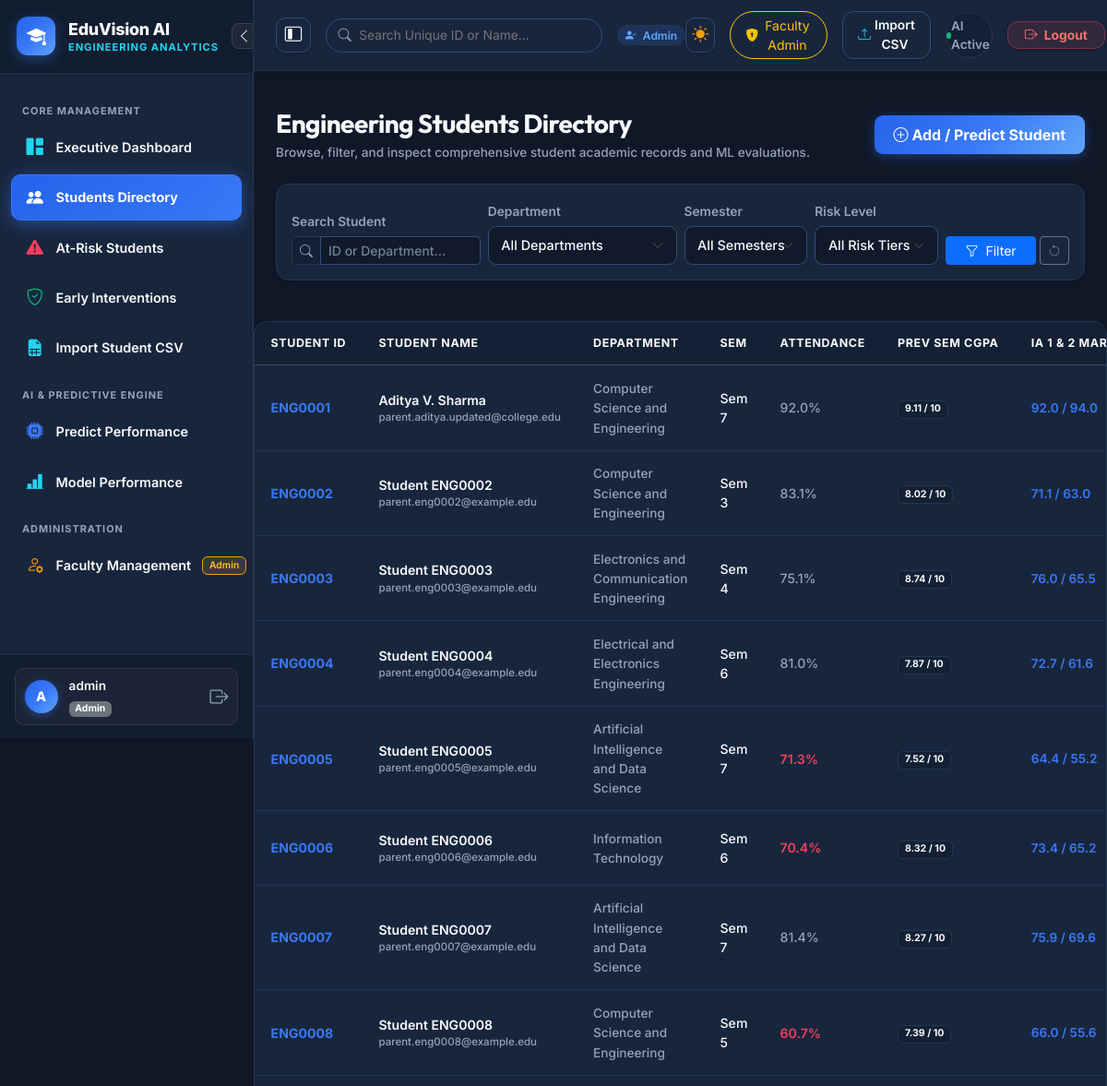
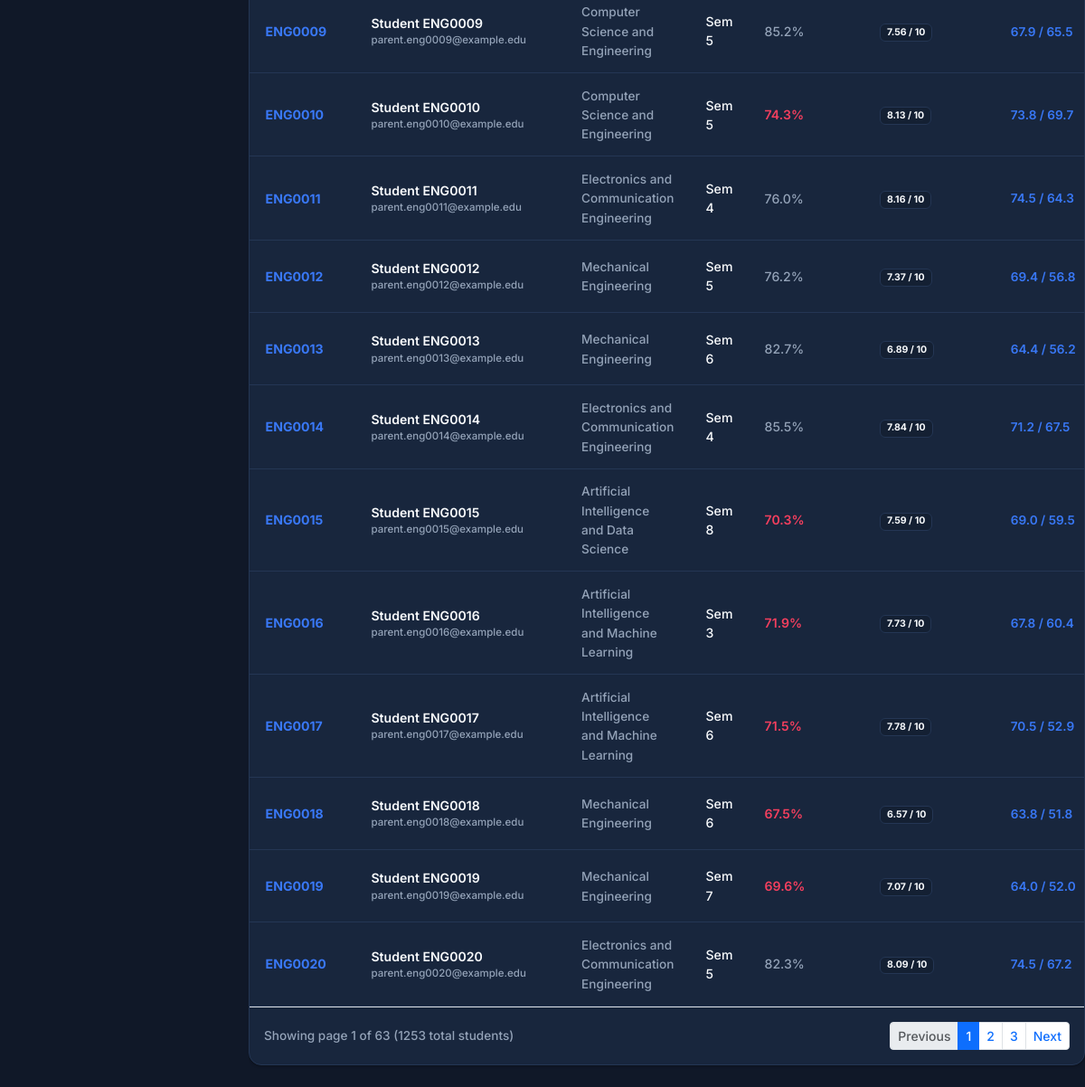
The app's page /students (signed in) with its own data (2 pictures, top to bottom).
### database/models.py (models this page shows, shortened)
class Student(db.Model):
    __tablename__ = "students"
    id = db.Column(db.Integer, primary_key=True)
    student_id = db.Column(db.String(20), unique=True, nullable=False, index=True)
    name = db.Column(db.String(120), nullable=True, default="Student")
    parent_email = db.Column(db.String(120), nullable=True)
    department = db.Column(db.String(100), nullable=False, index=True)
    semester = db.Column(db.Integer, nullable=False)
    age = db.Column(db.Integer, nullable=False)
    gender = db.Column(db.String(10), nullable=False)
    attendance_percentage = db.Column(db.Float, nullable=False)
    study_hours_per_day = db.Column(db.Float, nullable=False, default=4.0)
    previous_semester_percentage = db.Column(db.Float, nullable=False)
    internal_exam_1 = db.Column(db.Float, nullable=False)
    internal_exam_2 = db.Column(db.Float, nullable=False)
    assignment_average = db.Column(db.Float, nullable=False)
    lab_score = db.Column(db.Float, nullable=False)
    midterm_score = db.Column(db.Float, nullable=False)
    project_score = db.Column(db.Float, nullable=False)
    backlogs = db.Column(db.Integer, nullable=False, default=0)
    previous_failures = db.Column(db.Integer, nullable=False, default=0)
    class_participation = db.Column(db.Integer, nullable=False, default=5)
    extracurricular_score = db.Column(db.Float, nullable=False, default=50.0)
    technical_skill_score = db.Column(db.Float, nullable=False)
    coding_skill_score = db.Column(db.Float, nullable=False)
    communication_skill_score = db.Column(db.Float, nullable=False)
    aptitude_score = db.Column(db.Float, nullable=False)
    final_exam_score = db.Column(db.Float, nullable=True)
    performance_category = db.Column(db.String(20), nullable=True)
    latest_prediction = db.Column(db.String(20), nullable=True)
    latest_risk_level = db.Column(db.String(20), nullable=True)
    latest_confidence = db.Column(db.Float, nullable=True)
    created_at = db.Column(db.DateTime, default=datetime.utcnow)
    predictions = db.relationship("Prediction", backref="student_ref", lazy=True, cascade="all, delete-orphan")
    interventions = db.relationship("Intervention", backref="student_ref", lazy=True, cascade="all, delete-orphan")
    @property
    def arrears(self):
        return self.backlogs
    @property
    def arrears_count(self):
        return self.backlogs
    @property
    def prev_sem_cgpa(self):
        return round(self.previous_semester_percentage / 9.5, 2) if self.previous_semester_percentage else 0.0

### app.py (the view, shortened to what this page needs)
    @app.route("/students")
    @login_required
    @role_required("admin", "faculty")
    def students():
        if session.get("role") == "student" and session.get("student_id"):
            return redirect(url_for("student_detail", student_id=session.get("student_id")))
        dept_filter = request.args.get("department", "")
        sem_filter = request.args.get("semester", "")
        risk_filter = request.args.get("risk_level", "")
        perf_filter = request.args.get("performance", "")
        search_query = request.args.get("search", "").strip()
        page = request.args.get("page", 1, type=int)
        per_page = 20
        query = Student.query
        if dept_filter:
            query = query.filter(Student.department == dept_filter)
        if sem_filter:
            query = query.filter(Student.semester == int(sem_filter))
        if risk_filter:
            query = query.filter(Student.latest_risk_level == risk_filter)
        if perf_filter:
            query = query.filter(Student.latest_prediction == perf_filter)
        pagination = query.order_by(Student.student_id.asc()).paginate(
            page=page, per_page=per_page, error_out=False
        )
        departments = [d[0] for d in db.session.query(Student.department).distinct().order_by(Student.department).all()]
        return render_template(
            "students.html",
            students=pagination.items,
            pagination=pagination,
            departments=departments,
            current_dept=dept_filter,
            current_sem=sem_filter,
            current_risk=risk_filter,
            current_perf=perf_filter,
            search_query=search_query
        )

### templates/students.html (shortened to what this page needs)
{% extends "base.html" %}
{% block content %}
<div class="d-flex flex-wrap align-items-center justify-content-between gap-3 mb-4">
  <div>
    <h2 class="h3 fw-bold mb-1 text-dark">Engineering Students Directory</h2>
    <p class="text-secondary small mb-0">Browse, filter, and inspect comprehensive student academic records and ML evaluations.</p>
  </div>
  <a href="{{ url_for('predict') }}" class="btn btn-primary-gradient">
    <i class="bi bi-plus-circle me-1"></i> Add / Predict Student
  </a>
</div>
<div class="card-table-wrapper p-3 mb-4">
    <form method="GET" action="{{ url_for('students') }}" class="row g-2 align-items-end">
      <div class="col-md-3">
        <label class="form-label small fw-semibold text-muted">Search Student</label>
        <div class="input-group input-group-sm">
          <span class="input-group-text bg-light"><i class="bi bi-search"></i></span>
          <input type="text" class="form-control" name="search" placeholder="ID or Department..." value="{{ search_query }}">
        </div>
      </div>
      <div class="col-md-3">
        <label class="form-label small fw-semibold text-muted">Department</label>
        <select class="form-select form-select-sm" name="department">
          <option value="">All Departments</option>
        </select>
      </div>
      <div class="col-md-2">
        <label class="form-label small fw-semibold text-muted">Semester</label>
        <select class="form-select form-select-sm" name="semester">
          <option value="">All Semesters</option>
        </select>
      </div>
      <div class="col-md-2">
        <label class="form-label small fw-semibold text-muted">Risk Level</label>
        <select class="form-select form-select-sm" name="risk_level">
          <option value="">All Risk Tiers</option>
        </select>
      </div>
      <div class="col-md-2 d-flex gap-1">
        <button type="submit" class="btn btn-sm btn-primary w-100">
          <i class="bi bi-funnel me-1"></i> Filter
        </button>
        <a href="{{ url_for('students') }}" class="btn btn-sm btn-outline-secondary" title="Reset Filters">
          <i class="bi bi-arrow-counterclockwise"></i>
        </a>
      </div>
    </form>
  </div>
</div>
<div class="card-table-wrapper mb-4">
  <div class="table-responsive">
    <table class="table table-custom">
      <thead>
        <tr>
          <th>Student ID</th>
          <th>Student Name</th>
          <th>Department</th>
          <th>Sem</th>
          <th>Attendance</th>
          <th>Prev Sem CGPA</th>
          <th>IA 1 & 2 Marks</th>
        </tr>
      </thead>
      <tbody>
        {% for s in students %}
        <tr>
          <td>
            <a href="{{ url_for('student_detail', student_id=s.student_id) }}" class="fw-bold text-primary text-decoration-none">
              {{ s.student_id }}
            </a>
          </td>
          <td>
            <div class="fw-semibold text-dark">{{ s.name or 'Student ' ~ s.student_id }}</div>
            <div class="text-secondary" style="font-size: 0.72rem;">{{ s.parent_email or '' }}</div>
          </td>
          <td><span class="small text-secondary">{{ s.department }}</span></td>
          <td>Sem {{ s.semester }}</td>
          <td>
            <span class="{% if s.attendance_percentage < 75 %}text-danger fw-semibold{% else %}text-secondary{% endif %}">
              {{ s.attendance_percentage }}%
            </span>
          </td>
          <td>
            <span class="badge bg-light border text-dark">
              {{ (s.previous_semester_percentage / 9.5)|round(2) }} / 10
            </span>
          </td>
          <td>
            <span class="small text-primary fw-semibold">
              {{ s.internal_exam_1|round(1) }} / {{ s.internal_exam_2|round(1) }}
            </span>
          </td>
        </tr>
        {% endfor %}
      </tbody>
    </table>
  </div>
  {% if pagination and pagination.pages > 1 %}
  <div class="p-3 border-top d-flex align-items-center justify-content-between flex-wrap gap-2">
    <div class="small text-muted">
      Showing page {{ pagination.page }} of {{ pagination.pages }} ({{ pagination.total }} total students)
    </div>
    <nav>
      <ul class="pagination pagination-sm mb-0">
        {% if pagination.has_prev %}
          <li class="page-item">
            <a class="page-link" href="{{ url_for('students', page=pagination.prev_num, department=current_dept, semester=current_sem, risk_level=current_risk, search=search_query) }}">Previous</a>
          </li>
        {% else %}
          <li class="page-item disabled"><span class="page-link">Previous</span></li>
        {% endif %}
        {% for p in range(1, pagination.pages + 1) %}
          {% if p >= pagination.page - 2 and p <= pagination.page + 2 %}
            <li class="page-item {% if p == pagination.page %}active{% endif %}">
              <a class="page-link" href="{{ url_for('students', page=p, department=current_dept, semester=current_sem, risk_level=current_risk, search=search_query) }}">{{ p }}</a>
            </li>
          {% endif %}
        {% endfor %}
        {% if pagination.has_next %}
          <li class="page-item">
            <a class="page-link" href="{{ url_for('students', page=pagination.next_num, department=current_dept, semester=current_sem, risk_level=current_risk, search=search_query) }}">Next</a>
          </li>
        {% else %}
          <li class="page-item disabled"><span class="page-link">Next</span></li>
        {% endif %}
      </ul>
    </nav>
  </div>
  {% endif %}
</div>
{% endblock %}

### records on screen
Student: student_id "ENG0001", name "Aditya V. Sharma", parent_email "parent.aditya.updated@college.edu", department "Computer Science and Engineering", semester "7", attendance_percentage "92.0", (s.previous_semester_percentage/9.5)|round(2) "9.11", internal_exam_1 "92.0", internal_exam_2 "94.0"
Student: student_id "ENG0002", name "Student ENG0002", parent_email "parent.eng0002@example.edu", department "Computer Science and Engineering", semester "3", attendance_percentage "83.1", (s.previous_semester_percentage/9.5)|round(2) "8.02", internal_exam_1 "71.1", internal_exam_2 "63.0"
Student: student_id "ENG0003", name "Student ENG0003", parent_email "parent.eng0003@example.edu", department "Electronics and Communication Engineering", semester "4", attendance_percentage "75.1", (s.previous_semester_percentage/9.5)|round(2) "8.74", internal_exam_1 "76.0", internal_exam_2 "65.5"
Student: student_id "ENG0004", name "Student ENG0004", parent_email "parent.eng0004@example.edu", department "Electrical and Electronics Engineering", semester "6", attendance_percentage "81.0", (s.previous_semester_percentage/9.5)|round(2) "7.87", internal_exam_1 "72.7", internal_exam_2 "61.6"
Student: student_id "ENG0005", name "Student ENG0005", parent_email "parent.eng0005@example.edu", department "Artificial Intelligence and Data Science", semester "7", attendance_percentage "71.3", (s.previous_semester_percentage/9.5)|round(2) "7.52", internal_exam_1 "64.4", internal_exam_2 "55.2"
Student: student_id "ENG0006", name "Student ENG0006", parent_email "parent.eng0006@example.edu", department "Information Technology", semester "6", attendance_percentage "70.4", (s.previous_semester_percentage/9.5)|round(2) "8.32", internal_exam_1 "73.4", internal_exam_2 "65.2"
Student: student_id "ENG0007", name "Student ENG0007", parent_email "parent.eng0007@example.edu", department "Artificial Intelligence and Data Science", semester "7", attendance_percentage "81.4", (s.previous_semester_percentage/9.5)|round(2) "8.27", internal_exam_1 "75.9", internal_exam_2 "69.6"
Student: student_id "ENG0008", name "Student ENG0008", parent_email "parent.eng0008@example.edu", department "Computer Science and Engineering", semester "5", attendance_percentage "60.7", (s.previous_semester_percentage/9.5)|round(2) "7.39", internal_exam_1 "66.0", internal_exam_2 "55.6"
Student: student_id "ENG0009", name "Student ENG0009", parent_email "parent.eng0009@example.edu", department "Computer Science and Engineering", semester "5", attendance_percentage "85.2", (s.previous_semester_percentage/9.5)|round(2) "7.56", internal_exam_1 "67.9", internal_exam_2 "65.5"
Student: student_id "ENG0010", name "Student ENG0010", parent_email "parent.eng0010@example.edu", department "Computer Science and Engineering", semester "5", attendance_percentage "74.3", (s.previous_semester_percentage/9.5)|round(2) "8.13", internal_exam_1 "73.8", internal_exam_2 "69.7"
Student: student_id "ENG0011", name "Student ENG0011", parent_email "parent.eng0011@example.edu", department "Electronics and Communication Engineering", semester "4", attendance_percentage "76.0", (s.previous_semester_percentage/9.5)|round(2) "8.16", internal_exam_1 "74.5", internal_exam_2 "64.3"
Student: student_id "ENG0012", name "Student ENG0012", parent_email "parent.eng0012@example.edu", department "Mechanical Engineering", semester "5", attendance_percentage "76.2", (s.previous_semester_percentage/9.5)|round(2) "7.37", internal_exam_1 "69.4", internal_exam_2 "56.8"
Student: student_id "ENG0013", name "Student ENG0013", parent_email "parent.eng0013@example.edu", department "Mechanical Engineering", semester "6", attendance_percentage "82.7", (s.previous_semester_percentage/9.5)|round(2) "6.89", internal_exam_1 "64.4", internal_exam_2 "56.2"
Student: student_id "ENG0014", name "Student ENG0014", parent_email "parent.eng0014@example.edu", department "Electronics and Communication Engineering", semester "4", attendance_percentage "85.5", (s.previous_semester_percentage/9.5)|round(2) "7.84", internal_exam_1 "71.2", internal_exam_2 "67.5"
Student: student_id "ENG0015", name "Student ENG0015", parent_email "parent.eng0015@example.edu", department "Artificial Intelligence and Data Science", semester "8", attendance_percentage "70.3", (s.previous_semester_percentage/9.5)|round(2) "7.59", internal_exam_1 "69.0", internal_exam_2 "59.5"
Student: student_id "ENG0016", name "Student ENG0016", parent_email "parent.eng0016@example.edu", department "Artificial Intelligence and Machine Learning", semester "3", attendance_percentage "71.9", (s.previous_semester_percentage/9.5)|round(2) "7.73", internal_exam_1 "67.8", internal_exam_2 "60.4"
Student: student_id "ENG0017", name "Student ENG0017", parent_email "parent.eng0017@example.edu", department "Artificial Intelligence and Machine Learning", semester "6", attendance_percentage "71.5", (s.previous_semester_percentage/9.5)|round(2) "7.78", internal_exam_1 "70.5", internal_exam_2 "52.9"
Student: student_id "ENG0018", name "Student ENG0018", parent_email "parent.eng0018@example.edu", department "Mechanical Engineering", semester "6", attendance_percentage "67.5", (s.previous_semester_percentage/9.5)|round(2) "6.57", internal_exam_1 "63.8", internal_exam_2 "51.8"
Student: student_id "ENG0019", name "Student ENG0019", parent_email "parent.eng0019@example.edu", department "Mechanical Engineering", semester "7", attendance_percentage "69.6", (s.previous_semester_percentage/9.5)|round(2) "7.07", internal_exam_1 "64.0", internal_exam_2 "52.0"
Student: student_id "ENG0020", name "Student ENG0020", parent_email "parent.eng0020@example.edu", department "Electronics and Communication Engineering", semester "5", attendance_percentage "82.3", (s.previous_semester_percentage/9.5)|round(2) "8.09", internal_exam_1 "74.5", internal_exam_2 "67.2"

### other values on screen
{{ session.get('username', 'U')[0]|upper }} "A"
{{ session.get('username') }} "admin"
{{ session.get('role') }} "Admin"
{{ pagination.page }} "1"
{{ pagination.pages }} "63"
{{ pagination.total }} "1253"
{{ p }} "1" "2" "3"
